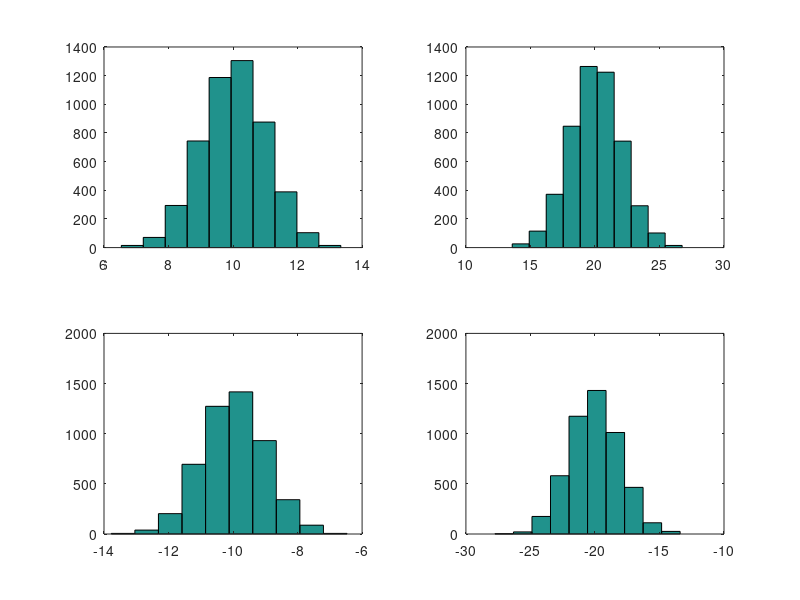

The MATLAB source for this figure:
r6=sqrt(1)*randn(5000,1) + 10
r7=sqrt(4)*randn(5000,1) + 20
r8=sqrt(1)*randn(5000,1) - 10
r9=sqrt(4)*randn(5000,1) - 20

subplot(2,2,1)
hist(r6);
subplot(2,2,2)
hist(r7);
subplot(2,2,3)
hist(r8);
subplot(2,2,4)
hist(r9);